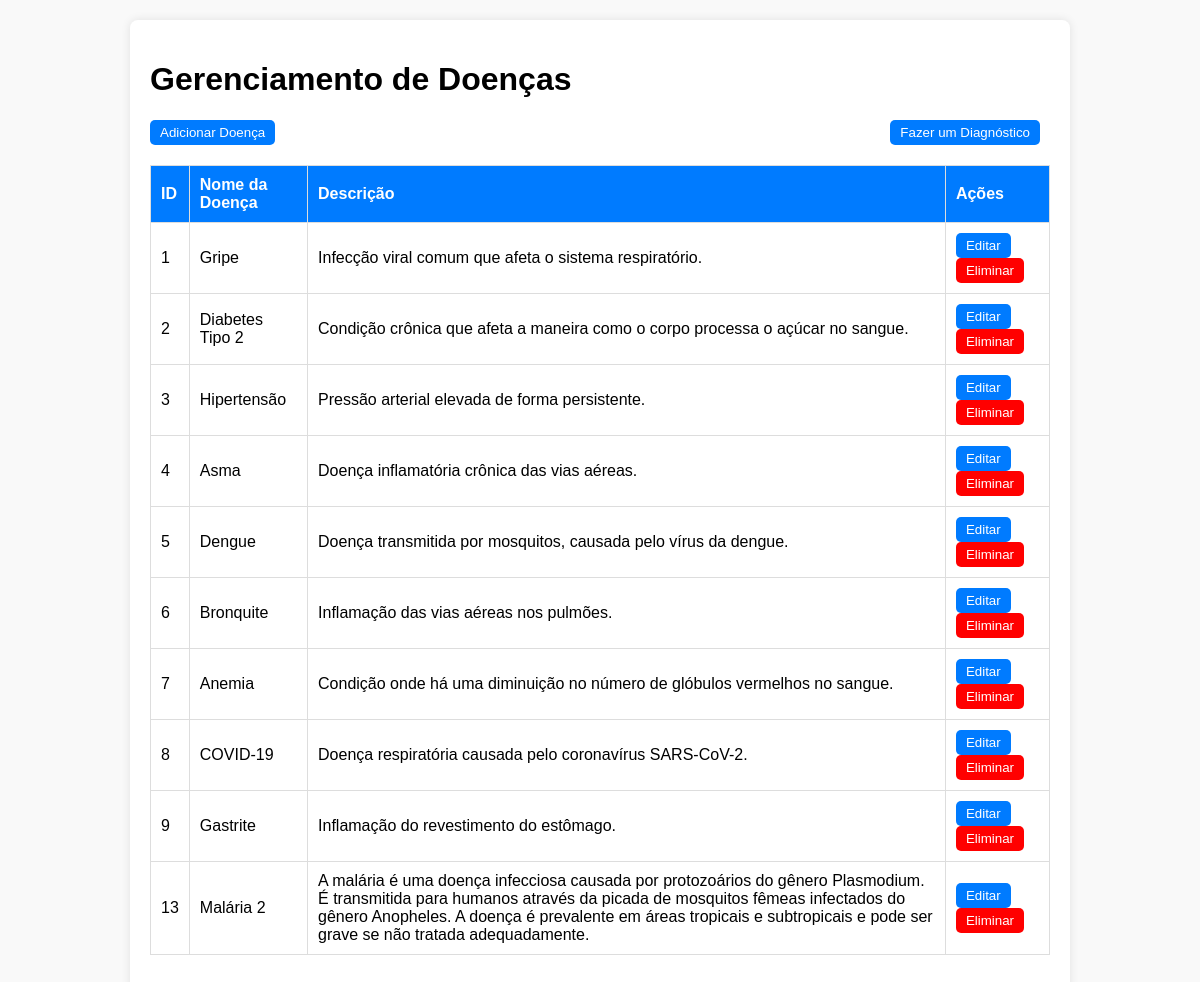
/visualizarDoenca.php (signed in), run on the app's committed database.
### tables this page shows
CREATE TABLE IF NOT EXISTS `doencas` (
  `id` int NOT NULL AUTO_INCREMENT,
  `nome` varchar(100) NOT NULL,
  `descricao` text,
  PRIMARY KEY (`id`),
  UNIQUE KEY `nome` (`nome`)
);

### visualizarDoenca.php (the view, shortened to what this page needs)
<!DOCTYPE html>
<html lang="pt-pt">
<head>
</head>
<body>
    <div class="container">
        <h1>Gerenciamento de Doenças</h1>
        <div class="actions">
            <button onclick="window.location.href='addDoencaFm.php'">Adicionar Doença</button>
            <button onclick="window.location.href='sintomas.php'">Fazer um Diagnóstico</button>
        </div>
        <table>
            <thead>
                <tr>
                    <th>ID</th>
                    <th>Nome da Doença</th>
                    <th>Descrição</th>
                    <th>Ações</th>
                </tr>
            </thead>
            <tbody>
                <?php
                $host = "localhost";
                $usuario = "root";
                $senha = "";
                $banco = "diagnostico_medico";
                $conexao = new mysqli($host, $usuario, $senha, $banco);
                $sql = "SELECT * FROM doencas";
                $resultado = $conexao->query($sql);
                if ($resultado->num_rows > 0) {
                    while ($row = $resultado->fetch_assoc()) {
                        echo "<tr>";
                        echo "<td>" . htmlspecialchars($row['id']) . "</td>";
                        echo "<td>" . htmlspecialchars($row['nome']) . "</td>";
                        echo "<td>" . htmlspecialchars($row['descricao']) . "</td>";
                        echo "<td>";
                        echo "<form style='display:inline;' action='editarDoenca.php' method='POST'>";
                        echo "<button type='submit'>Editar</button>";
                        echo "</form>";
                        echo "<form style='display:inline;' action='eliminarDoenca.php' method='POST' onsubmit=\"return confirm('Tem certeza que deseja excluir esta entrada?');\">";
                        echo "<button type='submit' class='delete'>Eliminar</button>";
                        echo "</form>";
                        echo "</td>";
                        echo "</tr>";
                    }
                } else {
                    echo "<tr><td colspan='4'>Nenhuma informação encontrada.</td></tr>";
                }
                ?>
            </tbody>
        </table>
    </div>
</body>
</html>

### visualizarDoenca.php (style rules this page uses)
body { font-family: Arial, sans-serif; margin: 20px; background-color: #f9f9f9; }
.container { max-width: 900px; margin: 0 auto; padding: 20px; background: #fff; border-radius: 8px; box-shadow: 0 0 10px rgba(0, 0, 0, 0.1); }
table { width: 100%; border-collapse: collapse; margin-bottom: 20px; }
table, th, td { border: 1px solid #ddd; }
th, td { padding: 10px; text-align: left; }
th { background-color: #007BFF; color: white; }
button { padding: 5px 10px; background-color: #007BFF; color: white; border: none; border-radius: 5px; cursor: pointer; }
.delete { background-color: #FF0000; }
.actions { display: flex; justify-content: space-between; margin-bottom: 20px; }
.actions button { margin-right: 10px; }

### data on the page
doencas: id "1", nome "Gripe", descricao "Infecção viral comum que afeta o sistema respiratório."
doencas: id "2", nome "Diabetes Tipo 2", descricao "Condição crônica que afeta a maneira como o corpo processa o açúcar no sangue."
doencas: id "3", nome "Hipertensão", descricao "Pressão arterial elevada de forma persistente."
doencas: id "4", nome "Asma", descricao "Doença inflamatória crônica das vias aéreas."
doencas: id "5", nome "Dengue", descricao "Doença transmitida por mosquitos, causada pelo vírus da dengue."
doencas: id "6", nome "Bronquite", descricao "Inflamação das vias aéreas nos pulmões."
doencas: id "7", nome "Anemia", descricao "Condição onde há uma diminuição no número de glóbulos vermelhos no sangue."
doencas: id "8", nome "COVID-19", descricao "Doença respiratória causada pelo coronavírus SARS-CoV-2."
doencas: id "9", nome "Gastrite", descricao "Inflamação do revestimento do estômago."
doencas: id "13", nome "Malária 2", descricao "A malária é uma doença infecciosa causada por protozoários do gênero Plasmodium. É transmitida para humanos através da picada de mosquitos fêmeas infectados do gênero Anopheles. A doença é prevalente em áreas tropicais e subtropicais e pode ser grave se não tratada adequadamente."
